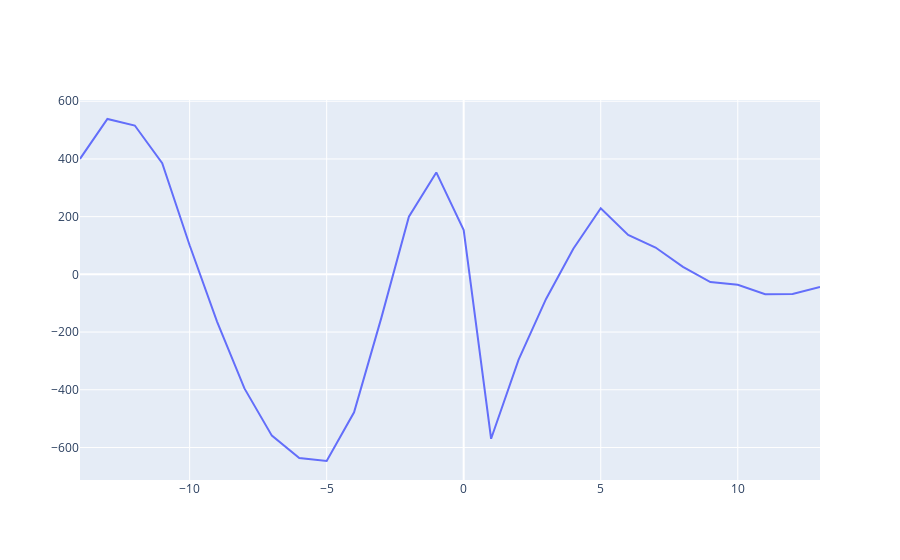

Write notebook code for a chart like this one.
### Code cell
cross_Cor = np.correlate(omega_hat, chase_df.loc[:,'error_phi'], mode='full')
x_Axis = np.arange(-len(omega_hat), len(omega_hat), 1)
fig = go.Figure(data=go.Scatter(x = x_Axis, y=cross_Cor))
fig.show()
fig.write_html("../dataFolders/MuscaChasingMusca/Sampled100fps_Figures/Chase_relationships/" + name + "phi_cross_cor.html")

### Figure 1 — Plotly figure (JSON) as saved in the notebook; plotly's stock layout.template omitted (floating-point values rounded to 4 significant figures)
{"data": [{"type": "scatter", "x": [-14, -13, -12, -11, -10, -9, -8, -7, -6, -5, -4, -3, -2, -1, 0, 1, 2, 3, 4, 5, 6, 7, 8, 9, 10, 11, 12, 13], "y": [400.2, 538.4, 515.8, 385.3, 100.9, -163.5, -395.2, -559.0, -636.2, -646.8, -477.9, -149.1, 199.8, 353.3, 153.3, -569.7, -296.3, -85.9, 88.75, 228.9, 136.3, 92.96, 26.04, -26.76, -36.28, -68.8, -67.67, -44.13, -9.31]}], "layout": {}}
